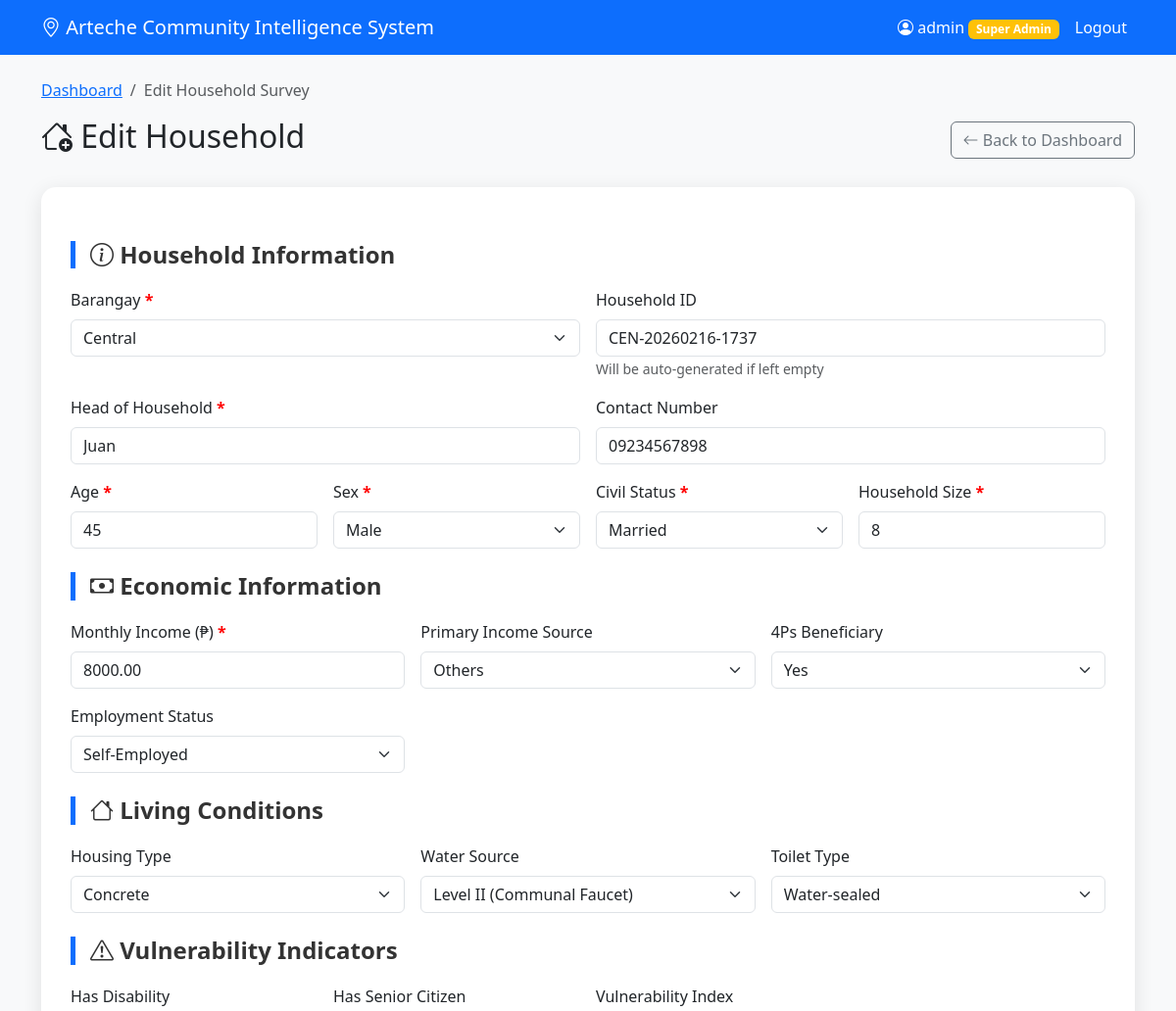
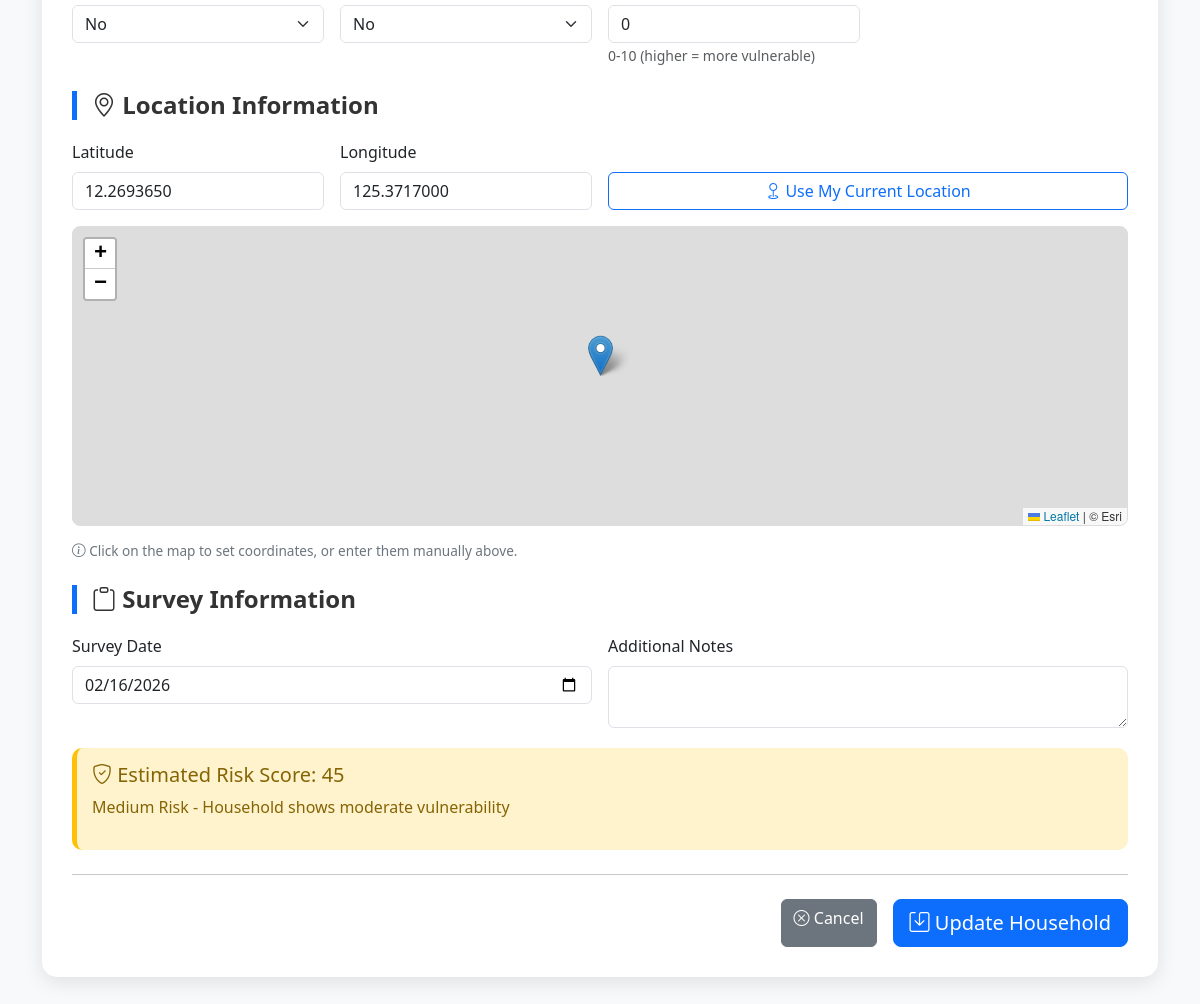
The page /app/admin/shared/survey.php?edit=22&barangay_id=15 (signed in) on the database its author committed (2 pictures, top to bottom).
### tables this page shows
CREATE TABLE `households` (
  `id` int(11) NOT NULL,
  `household_identifier` varchar(50) DEFAULT '',
  `barangay_id` int(11) DEFAULT NULL,
  `name` varchar(100) NOT NULL,
  `contact_number` varchar(15) DEFAULT NULL,
  `age` int(11) NOT NULL,
  `sex` enum('Male','Female') NOT NULL,
  `civil_status` enum('Single','Married','Widowed','Separated') NOT NULL,
  `household_size` int(11) NOT NULL,
  `income_monthly` decimal(10,2) NOT NULL,
  `income_per_capita` decimal(10,2) NOT NULL,
  `income_source` varchar(100) DEFAULT NULL,
  `four_ps` enum('Yes','No') DEFAULT 'No',
  `housing_type` varchar(100) DEFAULT NULL,
  `water_source` varchar(100) DEFAULT NULL,
  `toilet_type` varchar(100) DEFAULT NULL,
  `employment` varchar(100) DEFAULT NULL,
  `disability` enum('Yes','No') DEFAULT 'No',
  `senior_citizen` enum('Yes','No') DEFAULT 'No',
  `vulnerability_index` int(11) DEFAULT 0,
  `latitude` decimal(10,7) DEFAULT NULL,
  `longitude` decimal(10,7) DEFAULT NULL,
  `surveyed_by` varchar(100) DEFAULT '',
  `surveyed_date` date DEFAULT curdate(),
  `notes` text DEFAULT NULL,
  `barangay` varchar(100) DEFAULT 'Tangbo',
  `survey_date` date DEFAULT curdate(),
  `date_submitted` timestamp NOT NULL DEFAULT current_timestamp(),
  `risk_score` int(11) DEFAULT 0
);

CREATE TABLE `barangays` (
  `id` int(11) NOT NULL,
  `name` varchar(100) NOT NULL,
  `municipality` varchar(100) DEFAULT 'Arteche',
  `province` varchar(100) DEFAULT 'Eastern Samar',
  `latitude` decimal(10,8) DEFAULT NULL,
  `longitude` decimal(11,8) DEFAULT NULL,
  `population` int(11) DEFAULT 0,
  `created_at` timestamp NOT NULL DEFAULT current_timestamp()
);

### app/admin/shared/survey.php (the view, shortened to what the rows shown need)
<?php
$conn = getDB();
require_once __DIR__ . '/../utils/risk_score.php';
$is_super_admin = ($_SESSION['role'] ?? '') === 'super_admin';
$admin_barangay_id = $_SESSION['barangay_id'] ?? null;
$edit_id = isset($_GET['edit']) ? intval($_GET['edit']) : 0;
$household = null;
if ($edit_id > 0) {
    if ($is_super_admin) {
        $stmt = $conn->prepare("SELECT * FROM households WHERE id = ?");
        $stmt->bind_param("i", $edit_id);
    } else {
        $stmt = $conn->prepare("SELECT * FROM households WHERE id = ? AND barangay_id = ?");
        $stmt->bind_param("ii", $edit_id, $admin_barangay_id);
    }
    $stmt->execute();
    $result = $stmt->get_result();
    $household = $result->fetch_assoc();
}
if ($is_super_admin) {
    $barangays = $conn->query("SELECT * FROM barangays ORDER BY name")->fetch_all(MYSQLI_ASSOC);
} else {
    $stmt = $conn->prepare("SELECT * FROM barangays WHERE id = ?");
    $stmt->bind_param("i", $admin_barangay_id);
    $stmt->execute();
    $barangays = $stmt->get_result()->fetch_all(MYSQLI_ASSOC);
}
$civil_status_options = ['Single', 'Married', 'Widowed', 'Separated'];
$income_sources = ['Farming', 'Fishing', 'Private Employee', 'Government Employee', 'Self-Employed', 'Business', 'Pension', 'Others'];
$housing_types = ['Concrete', 'Wood', 'Makeshift', 'Semi-Concrete', 'Others'];
$water_sources = [
    'Level I (Point Source)',
    'Level II (Communal Faucet)',
    'Level III (Waterworks System)',
    'Deep Well',
    'Others'
];
$toilet_types = ['Water-sealed', 'Antipolo', 'None', 'Others'];
$employment_status = ['Employed', 'Unemployed', 'Self-Employed', 'Student', 'Retired', 'Others'];
?>
<!DOCTYPE html>
<html lang="en">
<head>
    <link href="https://cdn.jsdelivr.net/npm/bootstrap@5.3.1/dist/css/bootstrap.min.css" rel="stylesheet">
    <link rel="stylesheet" href="https://cdn.jsdelivr.net/npm/bootstrap-icons@1.10.0/font/bootstrap-icons.css">
    <link rel="stylesheet" href="https://unpkg.com/leaflet/dist/leaflet.css" />
</head>
<body>
    <div class="container mt-4">
        <div class="d-flex justify-content-between align-items-center mb-4">
            <h2>
                <i class="bi bi-house-add"></i>
                <?= $edit_id ? 'Edit Household' : 'Add New Household' ?>
            </h2>
        </div>
        <div class="form-container">
            <form method="POST" id="surveyForm" onsubmit="return validateForm()">
                <div class="row g-3">
                    <?php if ($is_super_admin): ?>
                    <div class="col-md-6">
                        <label for="barangay_id" class="form-label required-field">Barangay</label>
                        <select class="form-select" id="barangay_id" name="barangay_id" required>
                            <?php foreach ($barangays as $b): ?>
                                <option value="<?= $b['id'] ?>"
                                    <?= ($household['barangay_id'] ?? $admin_barangay_id) == $b['id'] ? 'selected' : '' ?>>
                                    <?= htmlspecialchars($b['name']) ?>
                                </option>
                            <?php endforeach; ?>
                        </select>
                    </div>
                    <?php endif; ?>
                    <div class="col-md-6">
                        <label for="household_identifier" class="form-label">Household ID</label>
                        <input type="text" class="form-control" id="household_identifier"
                               value="<?= htmlspecialchars($household['household_identifier'] ?? '') ?>"
                               placeholder="Auto-generated if empty" readonly>
                        <small class="text-muted">Will be auto-generated if left empty</small>
                    </div>
                    <div class="col-md-6">
                        <label for="name" class="form-label required-field">Head of Household</label>
                        <input type="text" class="form-control" id="name" name="name"
                               value="<?= htmlspecialchars($household['name'] ?? '') ?>" required>
                    </div>
                    <div class="col-md-6">
                        <label for="contact_number" class="form-label">Contact Number</label>
                        <input type="text" class="form-control" id="contact_number" name="contact_number"
                               value="<?= htmlspecialchars($household['contact_number'] ?? '') ?>"
                               placeholder="0912 345 6789">
                    </div>
                    <div class="col-md-3">
                        <label for="age" class="form-label required-field">Age</label>
                        <input type="number" class="form-control" id="age" name="age"
                               value="<?= htmlspecialchars($household['age'] ?? '') ?>"
                               min="0" max="120" required>
                    </div>
                    <div class="col-md-3">
                        <label for="sex" class="form-label required-field">Sex</label>
                        <select class="form-select" id="sex" name="sex" required>
                            <option value="Male" <?= ($household['sex'] ?? '') == 'Male' ? 'selected' : '' ?>>Male</option>
                        </select>
                    </div>
                    <div class="col-md-3">
                        <label for="civil_status" class="form-label required-field">Civil Status</label>
                        <select class="form-select" id="civil_status" name="civil_status" required>
                            <?php foreach ($civil_status_options as $status): ?>
                                <option value="<?= $status ?>" <?= ($household['civil_status'] ?? '') == $status ? 'selected' : '' ?>>
                                    <?= $status ?>
                                </option>
                            <?php endforeach; ?>
                        </select>
                    </div>
                    <div class="col-md-3">
                        <label for="household_size" class="form-label required-field">Household Size</label>
                        <input type="number" class="form-control" id="household_size" name="household_size"
                               value="<?= htmlspecialchars($household['household_size'] ?? '') ?>"
                               min="1" required>
                    </div>
                </div>
                <div class="row g-3">
                    <div class="col-md-4">
                        <label for="income_monthly" class="form-label required-field">Monthly Income (₱)</label>
                        <input type="number" class="form-control" id="income_monthly" name="income_monthly"
                               value="<?= htmlspecialchars($household['income_monthly'] ?? '') ?>"
                               min="0" step="0.01" required>
                    </div>
                    <div class="col-md-4">
                        <label for="income_source" class="form-label">Primary Income Source</label>
                        <select class="form-select" id="income_source" name="income_source">
                            <?php foreach ($income_sources as $source): ?>
                                <option value="<?= $source ?>" <?= ($household['income_source'] ?? '') == $source ? 'selected' : '' ?>>
                                    <?= $source ?>
                                </option>
                            <?php endforeach; ?>
                        </select>
                    </div>
                    <div class="col-md-4">
                        <label for="four_ps" class="form-label">4Ps Beneficiary</label>
                        <select class="form-select" id="four_ps" name="four_ps">
                            <option value="Yes" <?= ($household['four_ps'] ?? '') == 'Yes' ? 'selected' : '' ?>>Yes</option>
                        </select>
                    </div>
                    <div class="col-md-4">
                        <label for="employment" class="form-label">Employment Status</label>
                        <select class="form-select" id="employment" name="employment">
                            <?php foreach ($employment_status as $status): ?>
                                <option value="<?= $status ?>" <?= ($household['employment'] ?? '') == $status ? 'selected' : '' ?>>
                                    <?= $status ?>
                                </option>
                            <?php endforeach; ?>
                        </select>
                    </div>
                </div>
                <div class="row g-3">
                    <div class="col-md-4">
                        <label for="housing_type" class="form-label">Housing Type</label>
                        <select class="form-select" id="housing_type" name="housing_type">
                            <?php foreach ($housing_types as $type): ?>
                                <option value="<?= $type ?>" <?= ($household['housing_type'] ?? '') == $type ? 'selected' : '' ?>>
                                    <?= $type ?>
                                </option>
                            <?php endforeach; ?>
                        </select>
                    </div>
                    <div class="col-md-4">
                        <label for="water_source" class="form-label">Water Source</label>
                        <select class="form-select" id="water_source" name="water_source">
                            <?php foreach ($water_sources as $source): ?>
                                <option value="<?= $source ?>" <?= ($household['water_source'] ?? '') == $source ? 'selected' : '' ?>>
                                    <?= $source ?>
                                </option>
                            <?php endforeach; ?>
                        </select>
                    </div>
                    <div class="col-md-4">
                        <label for="toilet_type" class="form-label">Toilet Type</label>
                        <select class="form-select" id="toilet_type" name="toilet_type">
                            <?php foreach ($toilet_types as $type): ?>
                                <option value="<?= $type ?>" <?= ($household['toilet_type'] ?? '') == $type ? 'selected' : '' ?>>
                                    <?= $type ?>
                                </option>
                            <?php endforeach; ?>
                        </select>
                    </div>
                </div>
                <div class="row g-3">
                    <div class="col-md-3">
                        <label for="disability" class="form-label">Has Disability</label>
                        <select class="form-select" id="disability" name="disability">
                            <option value="No" <?= ($household['disability'] ?? 'No') == 'No' ? 'selected' : '' ?>>No</option>
                        </select>
                    </div>
                    <div class="col-md-3">
                        <label for="senior_citizen" class="form-label">Has Senior Citizen</label>
                        <select class="form-select" id="senior_citizen" name="senior_citizen">
                            <option value="No" <?= ($household['senior_citizen'] ?? 'No') == 'No' ? 'selected' : '' ?>>No</option>
                        </select>
                    </div>
                    <div class="col-md-3">
                        <label for="vulnerability_index" class="form-label">Vulnerability Index</label>
                        <input type="number" class="form-control" id="vulnerability_index" name="vulnerability_index"
                               value="<?= htmlspecialchars($household['vulnerability_index'] ?? '0') ?>"
                               min="0" max="10">
                        <small class="text-muted">0-10 (higher = more vulnerable)</small>
                    </div>
                </div>
                <div class="row g-3">
                    <div class="col-md-3">
                        <label for="latitude" class="form-label">Latitude</label>
                        <input type="number" class="form-control" id="latitude" name="latitude"
                               value="<?= htmlspecialchars($household['latitude'] ?? '') ?>"
                               step="any" placeholder="e.g., 12.2692022">
                    </div>
                    <div class="col-md-3">
                        <label for="longitude" class="form-label">Longitude</label>
                        <input type="number" class="form-control" id="longitude" name="longitude"
                               value="<?= htmlspecialchars($household['longitude'] ?? '') ?>"
                               step="any" placeholder="e.g., 125.3714274">
                    </div>
                </div>
                <div class="row g-3">
                    <div class="col-md-6">
                        <label for="surveyed_date" class="form-label">Survey Date</label>
                        <input type="date" class="form-control" id="surveyed_date" name="surveyed_date"
                               value="<?= htmlspecialchars($household['surveyed_date'] ?? date('Y-m-d')) ?>">
                    </div>
                </div>
            </form>
        </div>
    </div>
</body>
</html>

### rows shown on the page
households: barangay_id "Central", household_identifier "CEN-20260216-1737", name "Juan", contact_number "09234567898", age "45", sex "Male", civil_status "Married", household_size "8", income_monthly "8000.00", income_source "Others", four_ps "Yes", employment "Self-Employed", housing_type "Concrete", water_source "Level II (Communal Faucet)", toilet_type "Water-sealed", disability "No", senior_citizen "No", vulnerability_index "0", latitude "12.2693650", longitude "125.3717000", surveyed_date "02/16/2026"

### other values the page prints
$username "admin"
